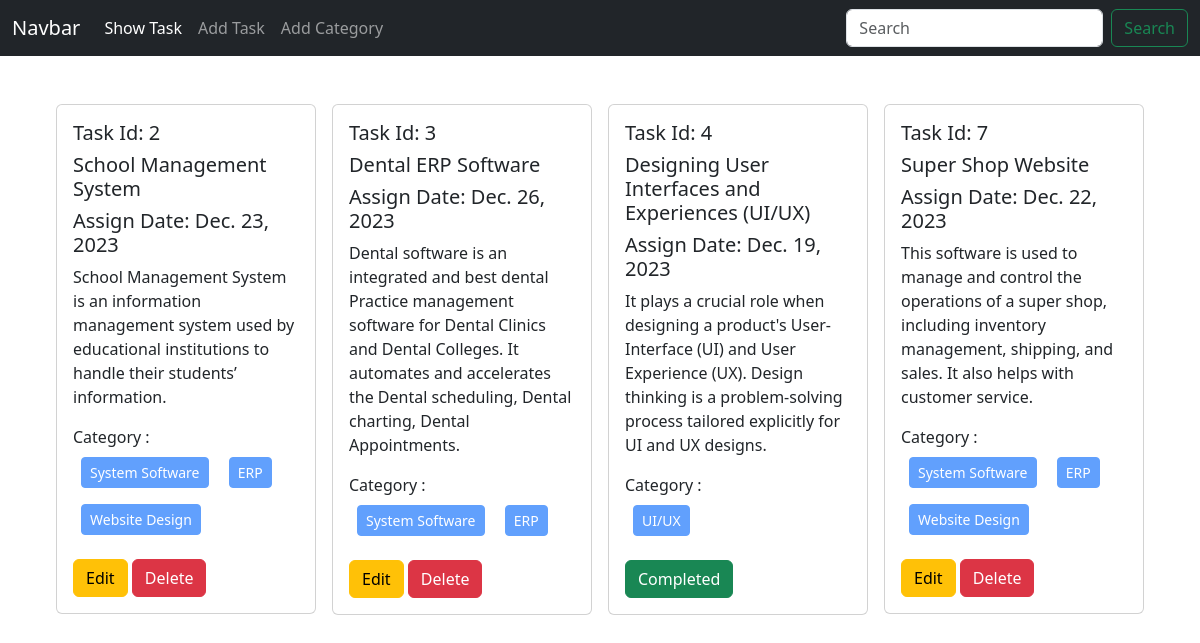
The page / on the database its author committed.
### task/models.py (models this page shows, shortened)
class TaskModel(models.Model):
    task_title = models.CharField(max_length=50)
    taskDescription = models.TextField()
    category = models.ManyToManyField(CategoryModel)
    is_completed = models.BooleanField(default=False)
    Task_Assign_Date = models.DateField()

### category/models.py (models this page shows, shortened)
class CategoryModel(models.Model):
    category_name = models.CharField(max_length=50)

### TaskManagementSystem/views.py (the view)
# urls.py: path('', views.showTask, name='showTask'),
def showTask(request):
    data = TaskModel.objects.all()
    return render(request, 'showTask.html', {'data': data})

### templates/showTask.html
{% extends "base.html" %}
{% block content %}
<div class="d-flex flex-wrap justify-content-center px-5 pt-5">
   {% for task in data %}
   <div class="col-sm-3">
    <div class="card mx-2">
      <div class="card-body">
        <h5>Task Id: {{task.id}}</h5>
        <h5 class="card-title">{{task.task_title}}</h5>
        <h5 class="card-title">Assign Date: {{task.Task_Assign_Date}}</h5>
        <p class="card-text">{{task.taskDescription}}</p>
        <p>
            Category :<br>
            {% for cat in task.category.all %}
               <button class="btn btn-primary btn-sm m-2" disabled>{{cat.category_name}}</button>
            {% endfor %}
        </p>
        {% if task.is_completed == False %}
            <a href="{% url 'edit_task' task.id %}" class="btn btn-warning">Edit</a>
            <a href="{% url 'delete_task' task.id %}" class="btn btn-danger">Delete</a>
        {% else %}
        <a class="btn btn-success" disabled>Completed</a>
        {% endif %}
      </div>
    </div>
  </div>
   {% endfor %}
</div>
{% endblock  %}

### templates/base.html (shortened to what this page needs)
<!DOCTYPE html>
<html lang="en">
<head>
    <link href="https://cdn.jsdelivr.net/npm/bootstrap@5.3.2/dist/css/bootstrap.min.css" rel="stylesheet">
</head>
<body>
    <nav class="navbar navbar-expand-lg navbar-dark bg-dark">
        <div class="container-fluid">
          <a class="navbar-brand" href="#">Navbar</a>
          <div class="collapse navbar-collapse" id="navbarSupportedContent">
            <ul class="navbar-nav me-auto mb-2 mb-lg-0">
              <li class="nav-item">
                <a class="nav-link active" aria-current="page" href="{% url 'showTask' %}">Show Task</a>
              </li>
              <li class="nav-item">
                <a class="nav-link" href="{% url 'add_task' %}">Add Task</a>
              </li>
              <li class="nav-item">
                <a class="nav-link" href="{% url 'add_category' %}">Add Category</a>
              </li>
            </ul>
            <form class="d-flex" role="search">
              <input class="form-control me-2" type="search" placeholder="Search" aria-label="Search">
              <button class="btn btn-outline-success" type="submit">Search</button>
            </form>
          </div>
        </div>
      </nav>
      {% block content %}{% endblock  %}
</body>
</html>

### rows shown on the page
TaskModel: id "2", task_title "School Management System", Task_Assign_Date "Dec. 23, 2023", taskDescription "School Management System is an information management system used by educational institutions to handle their students’ information.", is_completed "Edit"
CategoryModel: category_name "System Software"
CategoryModel: category_name "ERP"
CategoryModel: category_name "Website Design"
TaskModel: id "3", task_title "Dental ERP Software", Task_Assign_Date "Dec. 26, 2023", taskDescription "Dental software is an integrated and best dental Practice management software for Dental Clinics and Dental Colleges. It automates and accelerates the Dental scheduling, Dental charting, Dental Appointments.", is_completed "Edit"
TaskModel: id "4", task_title "Designing User Interfaces and Experiences (UI/UX)", Task_Assign_Date "Dec. 19, 2023", taskDescription "It plays a crucial role when designing a product's User-Interface (UI) and User Experience (UX). Design thinking is a problem-solving process tailored explicitly for UI and UX designs.", is_completed "Completed"
CategoryModel: category_name "UI/UX"
TaskModel: id "7", task_title "Super Shop Website", Task_Assign_Date "Dec. 22, 2023", taskDescription "This software is used to manage and control the operations of a super shop, including inventory management, shipping, and sales. It also helps with customer service.", is_completed "Edit"
